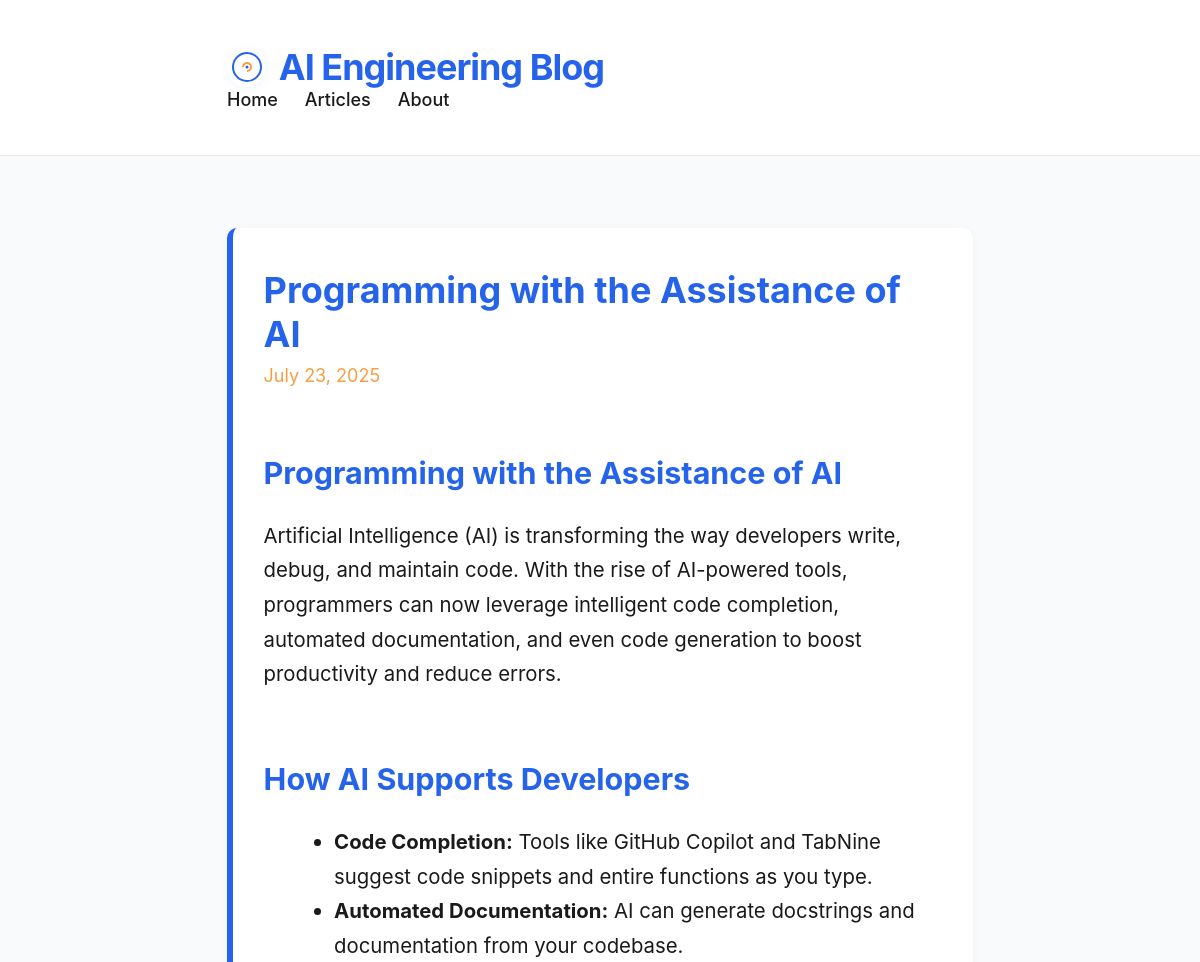
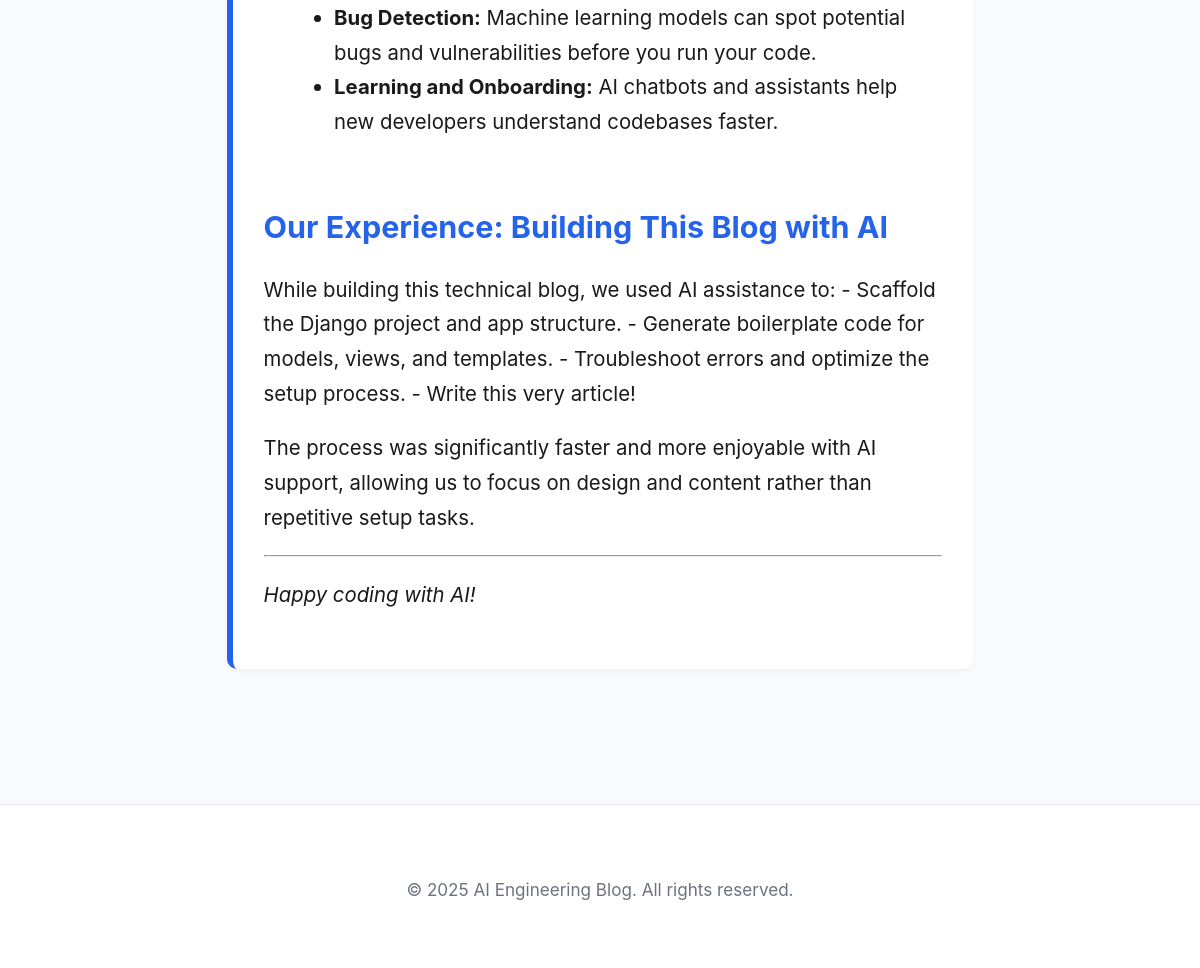
The page /programming-with-ai-assistance/ on the database its author committed (2 pictures, top to bottom).
### articles/models.py (models this page shows, shortened)
class Article(models.Model):
    title = models.CharField(max_length=200)
    slug = models.SlugField(unique=True)
    content = models.TextField()
    created_at = models.DateTimeField(auto_now_add=True)

### articles/views.py (the view)
# urls.py: path("<slug:slug>/", views.article_detail, name="article_detail"),
def article_detail(request, slug):
    article = get_object_or_404(Article, slug=slug)
    html_content = mark_safe(markdown.markdown(article.content, extensions=['fenced_code', 'codehilite']))
    return render(request, "articles/detail.html", {"article": article, "html_content": html_content})

### articles/templates/articles/detail.html (shortened to what this page needs)
{% extends 'articles/base.html' %}
{% block content %}
<article class="article-detail">
    <h2 class="article-title">{{ article.title }}</h2>
    <div class="date">{{ article.created_at|date:"F j, Y" }}</div>
    <div class="article-body">
        {{ html_content|safe }}
    </div>
</article>
{% endblock %}

### articles/static/css/style.css (style rules this page uses)
:root { --accent: #2563eb; --secondary: #f59e42; --bg: #f9fafb; --bg-alt: #e0e7ef; --text: #1a1a1a; --muted: #6b7280; --radius: 10px; --logo-bg: #fff; }
html { box-sizing: border-box; font-size: 18px; }
*, *:before, *:after { box-sizing: inherit; }
body { margin: 0; padding: 0; background: var(--bg); color: var(--text); font-family: 'Inter', 'Segoe UI', 'Helvetica Neue', Arial, sans-serif; min-height: 100vh; }
.article-detail { background: #fff; border-radius: var(--radius); box-shadow: 0 2px 8px rgba(0,0,0,0.04); padding: 2.2rem 1.7rem 2rem 1.7rem; margin-bottom: 2.5rem; border-left: 6px solid var(--accent); }
.article-title { font-size: 2rem; font-weight: 700; margin: 0 0 0.5rem 0; color: var(--accent); }
.article-detail .date { color: var(--secondary); font-size: 1rem; margin-bottom: 1.5rem; }
.article-body { color: var(--text); font-size: 1.13rem; line-height: 1.7; }
.article-body h1, .article-body h2, .article-body h3 { color: var(--accent); margin-top: 2em; margin-bottom: 0.5em; }
.article-body ul, .article-body ol { margin-left: 1.5em; margin-bottom: 1.2em; }

### rows shown on the page
Article: title "Programming with the Assistance of AI", created_at "July 23, 2025", title "Programming with the Assistance of AI Artificial Intelligence (AI) is transforming the way developers write, debug, and maintain code. With the rise of AI-powered tools, programmers can now leverage intelligent code completion, automated documentation, and even code generation to boost productivity and reduce errors. How AI Supports Developers Code Completion: Tools like GitHub Copilot and TabNine suggest code snippets and entire functions as you type. Automated Documentation: AI can generate docstrings and documentation from your codebase. Bug Detection: Machine learning models can spot potential bugs and vulnerabilities before you run your code. Learning and Onboarding: AI chatbots and…"
